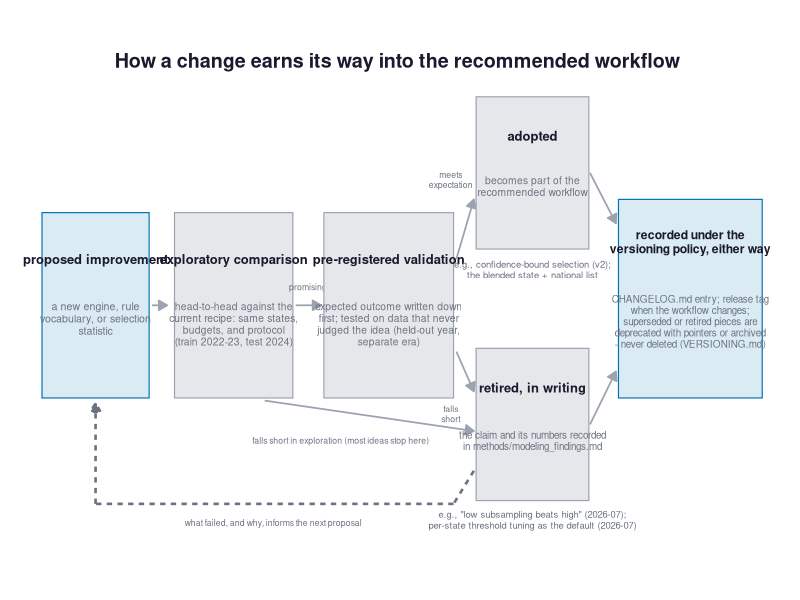

Recreate this plot in R.
# Companion figure to the pipeline diagram (draw_pipeline_options.R, option B):
# how a proposed change qualifies for the recommended workflow, and what
# release means under VERSIONING.md. Same visual language. Examples on the
# exits are real, completed cases from modeling_findings.md.
# Output: presentation_figures/refinement_loop.png

suppressMessages(library(ggplot2))
dir.create("presentation_figures", showWarnings = FALSE)

INK    <- "#1a1a2e"
MUTED  <- "#6b7280"
BOX    <- "#e5e7eb"
EDGE   <- "#9ca3af"
BLUE   <- "#0072B2"

arrowspec <- arrow(length = unit(7, "pt"), type = "closed")
box <- function(x, y, w, h, fill, colour = NA)
  annotate("rect", xmin = x - w/2, xmax = x + w/2, ymin = y - h/2, ymax = y + h/2,
           fill = fill, colour = colour, linewidth = 0.4)
lbl <- function(x, y, text, size = 3.2, col = INK, face = "plain", lh = 0.95)
  annotate("text", x = x, y = y, label = text, size = size, colour = col,
           fontface = face, lineheight = lh)
seg <- function(x1, y1, x2, y2, col = EDGE, lt = "solid", ah = TRUE, lw = 0.6) {
  # passing arrow = NULL into annotate() silently drops the layer; only
  # include the argument when an arrowhead is wanted
  if (ah)
    annotate("segment", x = x1, y = y1, xend = x2, yend = y2,
             colour = col, linewidth = lw, linetype = lt, arrow = arrowspec)
  else
    annotate("segment", x = x1, y = y1, xend = x2, yend = y2,
             colour = col, linewidth = lw, linetype = lt)
}

p <- ggplot() +
  # 1 proposal
  box(1.15, 2.0, 1.9, 1.4, fill = scales::alpha(BLUE, 0.14), colour = BLUE) +
  lbl(1.15, 2.35, "proposed improvement", 3.3, INK, "bold") +
  lbl(1.15, 1.90, "a new engine, rule\nvocabulary, or selection\nstatistic", 2.7, MUTED) +
  seg(2.15, 2.0, 2.42, 2.0) +
  # 2 exploratory comparison
  box(3.6, 2.0, 2.1, 1.4, fill = BOX, colour = EDGE) +
  lbl(3.6, 2.35, "exploratory comparison", 3.3, INK, "bold") +
  lbl(3.6, 1.86, "head-to-head against the\ncurrent recipe: same states,\nbudgets, and protocol\n(train 2022-23, test 2024)", 2.6, MUTED) +
  seg(4.7, 2.0, 5.15, 2.0) +
  lbl(4.92, 2.14, "promising", 2.2, MUTED) +
  # 3 pre-registered validation
  box(6.35, 2.0, 2.3, 1.4, fill = BOX, colour = EDGE) +
  lbl(6.35, 2.35, "pre-registered validation", 3.3, INK, "bold") +
  lbl(6.35, 1.86, "expected outcome written down\nfirst; tested on data that never\njudged the idea (held-out year,\nseparate era)", 2.6, MUTED) +
  # exits from validation
  seg(7.55, 2.35, 7.86, 2.80) +
  lbl(7.45, 2.95, "meets\nexpectation", 2.2, MUTED) +
  seg(7.55, 1.65, 7.86, 1.35) +
  lbl(7.45, 1.18, "falls\nshort", 2.2, MUTED) +
  # exploration kill-path (most ideas stop here)
  seg(4.15, 1.28, 7.86, 1.05, lt = "solid") +
  lbl(5.5, 0.98, "falls short in exploration (most ideas stop here)", 2.2, MUTED) +
  # adopted lane
  box(8.9, 3.0, 2.0, 1.15, fill = BOX, colour = EDGE) +
  lbl(8.9, 3.28, "adopted", 3.3, INK, "bold") +
  lbl(8.9, 2.90, "becomes part of the\nrecommended workflow", 2.6, MUTED) +
  lbl(8.9, 2.27, "e.g., confidence-bound selection (v2);\nthe blended state + national list", 2.4, MUTED) +
  seg(9.92, 3.0, 10.38, 2.62) +
  box(11.7, 2.05, 2.55, 1.5, fill = scales::alpha(BLUE, 0.14), colour = BLUE) +
  lbl(11.7, 2.48, "recorded under the\nversioning policy, either way", 3.1, INK, "bold") +
  lbl(11.7, 1.88, "CHANGELOG.md entry; release tag\nwhen the workflow changes;\nsuperseded or retired pieces are\ndeprecated with pointers or archived\n- never deleted (VERSIONING.md)", 2.5, MUTED) +
  # retired lane
  box(8.9, 1.1, 2.0, 1.15, fill = BOX, colour = EDGE) +
  lbl(8.9, 1.38, "retired, in writing", 3.3, INK, "bold") +
  lbl(8.9, 0.98, "the claim and its numbers recorded\nin methods/modeling_findings.md", 2.5, MUTED) +
  lbl(8.9, 0.38, "e.g., \"low subsampling beats high\" (2026-07);\nper-state threshold tuning as the default (2026-07)", 2.4, MUTED) +
  seg(9.92, 1.1, 10.38, 1.5) +
  # return loop: failures inform the next proposal
  seg(7.86, 0.75, 7.5, 0.5, col = MUTED, lt = "22", ah = FALSE, lw = 0.9) +
  seg(7.5, 0.5, 1.15, 0.5, col = MUTED, lt = "22", ah = FALSE, lw = 0.9) +
  seg(1.15, 0.5, 1.15, 1.26, col = MUTED, lt = "22", lw = 0.9) +
  lbl(4.3, 0.36, "what failed, and why, informs the next proposal", 2.2, MUTED) +
  lbl(6.5, 3.85, "How a change earns its way into the recommended workflow", 5, INK, "bold") +
  coord_cartesian(xlim = c(0.1, 13.0), ylim = c(-0.02, 4.1)) +
  theme_void()
ggsave("presentation_figures/refinement_loop.png", p,
       width = 13, height = 4.6, dpi = 300, bg = "white")
cat("wrote presentation_figures/refinement_loop.png\n")
